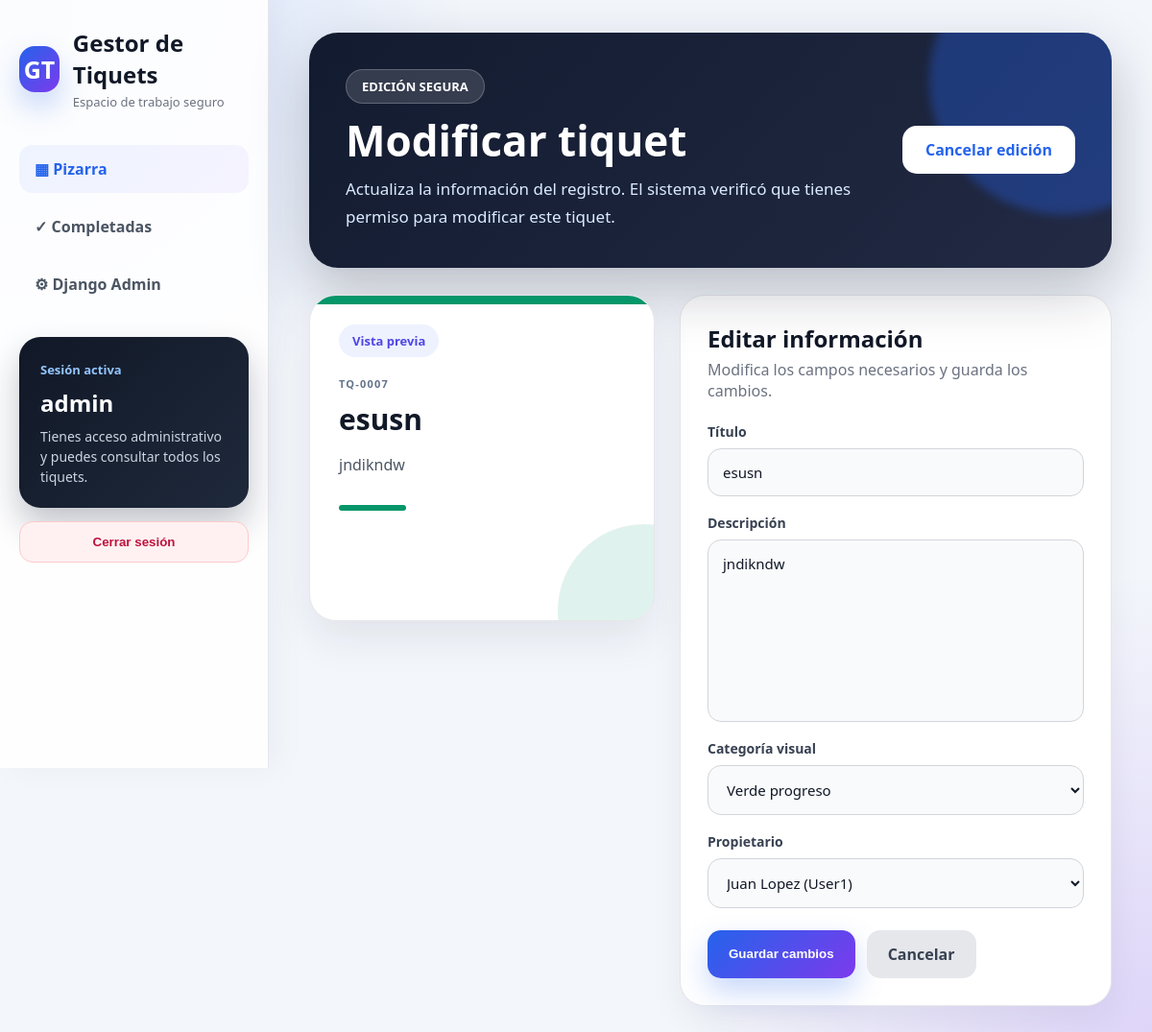
The app's page /tareas/7/editar/ (signed in) with its own data.
### tareas/models.py (models this page shows, shortened)
class PostIt(models.Model):
    COLORES_CHOICES = [
        ("#2563eb", "Azul profesional"),
        ("#7c3aed", "Morado creativo"),
        ("#059669", "Verde progreso"),
        ("#f97316", "Naranja urgente"),
        ("#e11d48", "Rojo importante"),
    ]
    titulo = models.CharField(max_length=100)
    contenido = models.TextField(blank=True)
    color = models.CharField(
        max_length=7,
        choices=COLORES_CHOICES,
        default="#2563eb",
    )
    creado_el = models.DateTimeField(auto_now_add=True)
    completada = models.BooleanField(default=False)
    propietario = models.ForeignKey(
        settings.AUTH_USER_MODEL,
        on_delete=models.CASCADE,
        related_name="tareas",
        null=True,
        blank=True,
    )
    class Meta:
        ordering = ["-creado_el"]
        verbose_name = "Tiquet"
        verbose_name_plural = "Tiquets"

### tareas/views.py (the view, shortened to what this page needs)
@login_required
def editar_tarea(request, tarea_id):
    tarea = _obtener_tarea_permitida(
        request.user,
        tarea_id,
        completada=False,
    )
    propietario_seleccionado = str(
        tarea.propietario_id or ""
    )
    contexto = {
        "tarea": tarea,
        "colores": PostIt.COLORES_CHOICES,
        "usuarios": (
            _usuarios_asignables()
            if request.user.is_staff
            else []
        ),
        "propietario_seleccionado": propietario_seleccionado,
        **_contexto_resumen(request.user),
    }
    return render(request, "editar.html", contexto)

### tareas/views.py (called while the page is built)
def _tareas_permitidas(user):
    queryset = PostIt.objects.select_related("propietario")
    if user.is_staff:
        return queryset
    return queryset.filter(propietario=user)

def _obtener_tarea_permitida(user, tarea_id, **filtros):
    return get_object_or_404(
        _tareas_permitidas(user),
        pk=tarea_id,
        **filtros,
    )

def _contexto_resumen(user):
    queryset = _tareas_permitidas(user)
    return {
        "total_tareas": queryset.count(),
        "total_pendientes": queryset.filter(completada=False).count(),
        "total_completadas": queryset.filter(completada=True).count(),
    }

def _usuarios_asignables():
    return User.objects.filter(is_active=True).order_by("username")

### tareas/templates/editar.html (shortened to what this page needs)
{% extends 'base.html' %}
{% block content %}
<section class="hero-premium">
    <div>
        <span class="badge-premium">EDICIÓN SEGURA</span>
        <h1>Modificar tiquet</h1>
        <p>
            Actualiza la información del registro. El sistema verificó
            que tienes permiso para modificar este tiquet.
        </p>
    </div>
    <a href="{% url 'pizarra' %}" class="btn-principal">
        Cancelar edición
    </a>
</section>
<section class="editar-layout-premium">
    <aside
        class="preview-tarea-premium"
        id="previewTarea"
        style="--color-card: {{ tarea.color }};"
    >
        <span class="preview-label">Vista previa</span>
        <span class="codigo-tiquet">
            TQ-{{ tarea.id|stringformat:"04d" }}
        </span>
        <h2 id="previewTitulo">
            {{ tarea.titulo }}
        </h2>
        <p id="previewContenido">
            {% if tarea.contenido %}
                {{ tarea.contenido }}
            {% else %}
                Sin descripción registrada.
            {% endif %}
        </p>
        <div class="preview-barra"></div>
    </aside>
    <section class="form-card editar-form-card">
        <div class="form-title">
            <h2>Editar información</h2>
            <p>
                Modifica los campos necesarios y guarda los cambios.
            </p>
        </div>
        <form
            method="post"
            class="form-editar-premium"
            novalidate
        >
            <div class="campo">
                <label for="titulo">Título</label>
                <input
                    type="text"
                    id="titulo"
                    name="titulo"
                    value="{{ tarea.titulo }}"
                    maxlength="100"
                    required
                >
            </div>
            <div class="campo">
                <label for="contenido">Descripción</label>
                <textarea
                    id="contenido"
                    name="contenido"
                    rows="8"
                >{{ tarea.contenido }}</textarea>
            </div>
            <div class="campo">
                <label for="color">Categoría visual</label>
                <select id="color" name="color">
                    {% for valor, nombre in colores %}
                        <option
                            value="{{ valor }}"
                            {% if valor == tarea.color %}
                                selected
                            {% endif %}
                        >
                            {{ nombre }}
                        </option>
                    {% endfor %}
                </select>
            </div>
            {% if request.user.is_staff %}
                <div class="campo">
                    <label for="propietario">Propietario</label>
                    <select
                        id="propietario"
                        name="propietario"
                        required
                    >
                        {% for usuario in usuarios %}
                            <option
                                value="{{ usuario.id }}"
                                {% if usuario.id|stringformat:'s' == propietario_seleccionado %}
                                    selected
                                {% endif %}
                            >
                                {{ usuario.get_full_name|default:usuario.username }}
                                ({{ usuario.username }})
                            </option>
                        {% endfor %}
                    </select>
                </div>
            {% endif %}
            <div class="acciones-form-premium">
                <button type="submit" class="btn-agregar">
                    Guardar cambios
                </button>
                <a
                    href="{% url 'pizarra' %}"
                    class="btn-cancelar-premium"
                >
                    Cancelar
                </a>
            </div>
        </form>
    </section>
</section>
{% endblock %}

### tareas/templates/base.html (shortened to what this page needs)
{% load static %}
<!DOCTYPE html>
<html lang="es">
<head>
    <link rel="stylesheet" href="{% static 'css/estilos.css' %}">
    <link rel="stylesheet" href="{% static 'css/seguridad.css' %}">
</head>
<body class="app-premium">
    <div class="app-layout">
        <aside class="sidebar-premium" id="sidebarPrincipal">
            <div class="brand">
                <div class="brand-icon">GT</div>
                <div>
                    <h2>Gestor de Tiquets</h2>
                    <span>Espacio de trabajo seguro</span>
                </div>
            </div>
            <nav class="menu-premium">
                <a href="{% url 'pizarra' %}"
                   class="{% if request.resolver_match.url_name == 'pizarra' or request.resolver_match.url_name == 'editar_tarea' %}activo{% endif %}">
                    ▦ Pizarra
                </a>
                <a href="{% url 'historial_completadas' %}"
                   class="{% if request.resolver_match.url_name == 'historial_completadas' or request.resolver_match.url_name == 'detalle_completada' %}activo{% endif %}">
                    ✓ Completadas
                </a>
                {% if request.user.is_staff %}
                    <a href="{% url 'admin:index' %}" target="_blank" rel="noopener">
                        ⚙ Django Admin
                    </a>
                {% endif %}
            </nav>
            <div class="mini-card">
                <span>Sesión activa</span>
                <strong>{% firstof request.user.get_full_name request.user.username %}</strong>
                <p>
                    {% if request.user.is_staff %}
                        Tienes acceso administrativo y puedes consultar todos los tiquets.
                    {% else %}
                        Tu cuenta únicamente puede consultar sus propios tiquets.
                    {% endif %}
                </p>
            </div>
            <form method="post" action="{% url 'logout' %}" class="form-logout">
                <button type="submit" class="btn-logout">Cerrar sesión</button>
            </form>
        </aside>
        <main class="contenido-premium">
            {% block content %}{% endblock %}
        </main>
    </div>
</body>
</html>

### tareas/static/css/seguridad.css (style rules this page uses)
:root { --seg-primary: #2563eb; --seg-primary-dark: #1d4ed8; --seg-purple: #7c3aed; --seg-success: #059669; --seg-danger: #dc2626; --seg-text: #111827; --seg-muted: #64748b; --seg-border: #e2e8f0; --seg-surface: #ffffff; }
.form-logout { margin-top: 14px; }
.btn-logout { width: 100%; border: 1px solid #fecaca; background: #fff1f2; color: #be123c; padding: 13px 16px; border-radius: 14px; font-weight: 900; cursor: pointer; transition: 0.25s; }
.codigo-tiquet { display: block; color: #64748b; font-size: 11px; font-weight: 900; letter-spacing: 0.11em; margin-bottom: 9px; }

### records on screen
PostIt: id "0007", titulo "esusn", contenido "jndikndw", color "Verde progreso"

### other values on screen
form field propietario "Juan Lopez (User1)"
